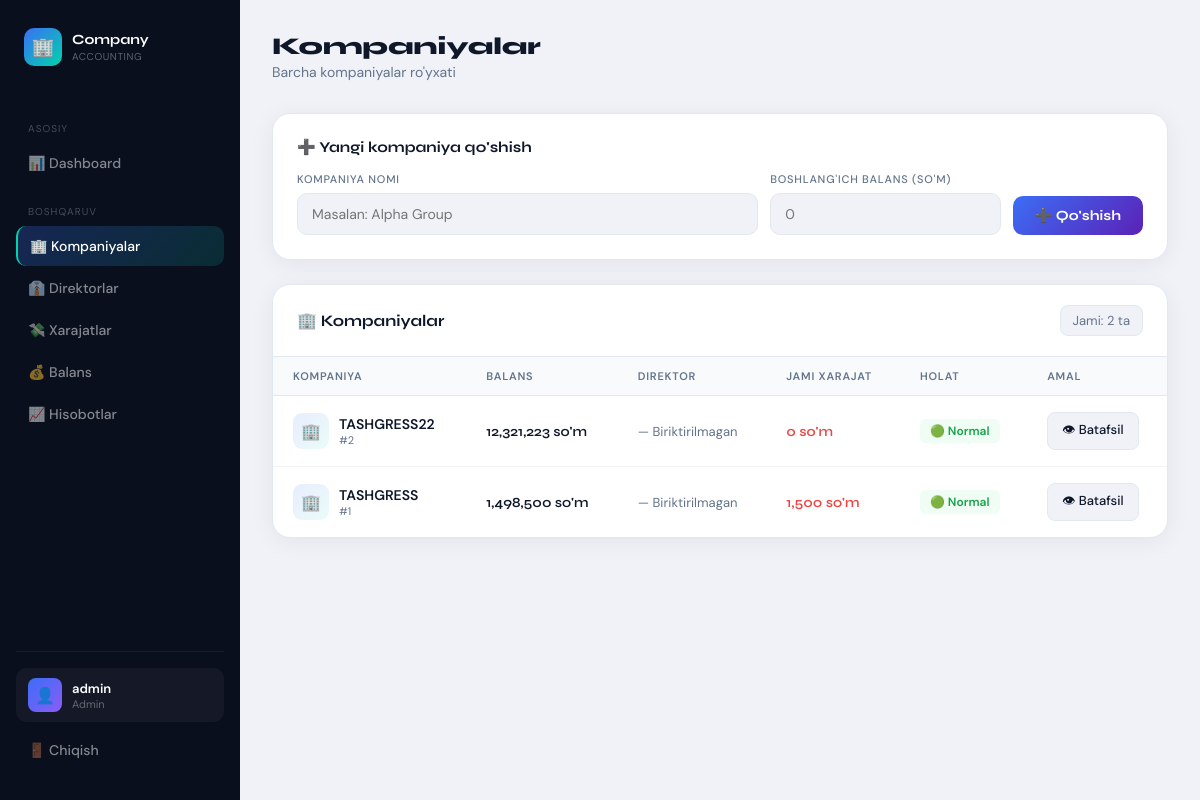
The page /admin/companies (signed in) on the database as committed earlier.
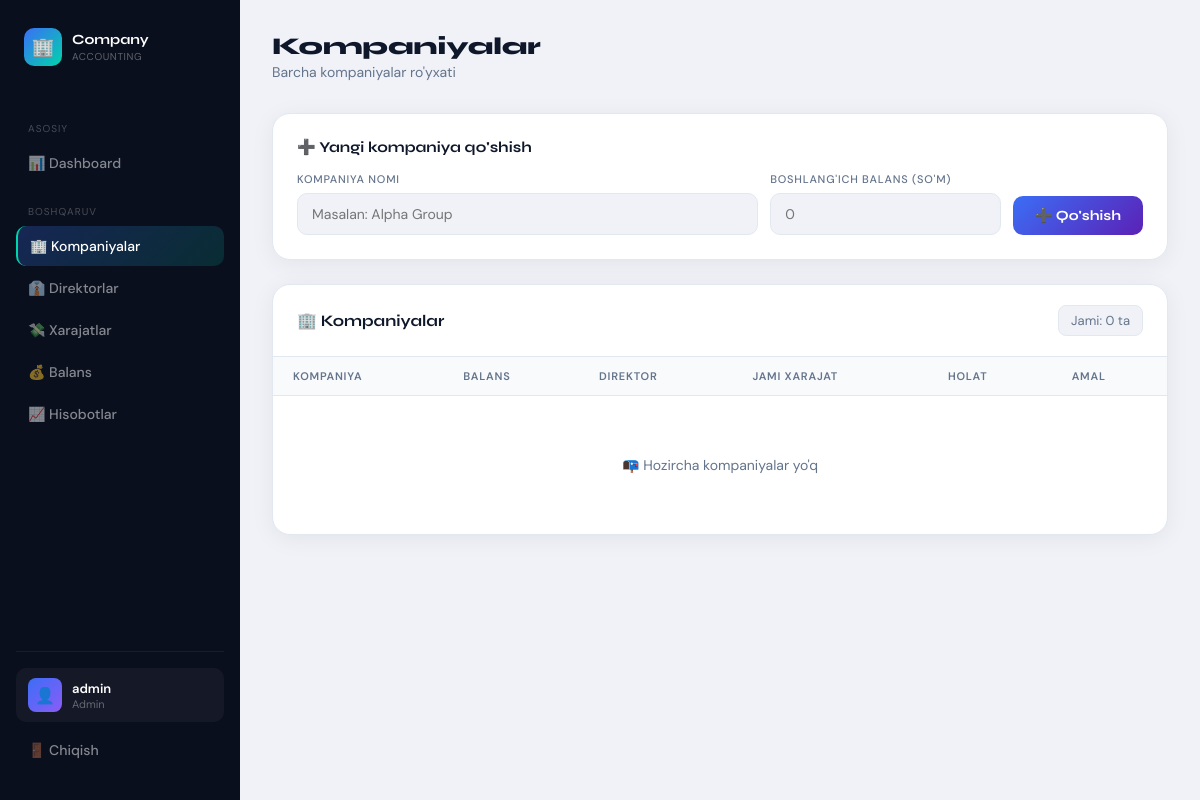
The same page on the database as committed later.
### tables this page shows
CREATE TABLE companies (
        id INTEGER PRIMARY KEY AUTOINCREMENT,
        name TEXT,
        balance INTEGER DEFAULT 0,
        created_at TEXT
    );

### app.py (the view, shortened to what this page needs)
@app.route("/admin/companies", methods=["GET", "POST"])
def admin_companies():
    if session.get("role") != "admin":
        return "Ruxsat yo'q ❌"
    conn = get_db()
    c = conn.cursor()
    c.execute("""
        SELECT
            c.id,
            c.name,
            c.balance,
            u.username AS director,
            IFNULL(SUM(e.amount), 0) AS total_expense
        FROM companies c
        LEFT JOIN users u ON u.company_id = c.id AND u.role = 'director'
        LEFT JOIN expenses e ON e.company_id = c.id
        GROUP BY c.id
        ORDER BY c.id DESC
    """)
    companies = c.fetchall()
    conn.close()
    return render_template("admin_companies.html", companies=companies)

### app.py (called while the page is built)
def get_db():
    conn = sqlite3.connect("users.db")
    conn.row_factory = sqlite3.Row
    return conn

@app.context_processor
def inject_notifications():
    return {
        "notifications": [],
        "last_expense": session.get("last_expense")
    }

### templates/admin_companies.html (shortened to what this page needs)
<!DOCTYPE html>
<html lang="uz">
<head>
</head>
<body>
<aside class="sidebar">
    <div class="sidebar-logo">
        <div class="icon">🏢</div>
        <div class="brand">Company <span>Accounting</span></div>
    </div>
    <div class="nav-section">Asosiy</div>
    <a href="{{ url_for('dashboard') }}">📊 Dashboard</a>
    <div class="nav-section">Boshqaruv</div>
    <a href="{{ url_for('admin_companies') }}" class="active">🏢 Kompaniyalar</a>
    <a href="{{ url_for('admin_directors') }}">👔 Direktorlar</a>
    <a href="{{ url_for('admin_expenses') }}">💸 Xarajatlar</a>
    <a href="{{ url_for('admin_balances') }}">💰 Balans</a>
    <a href="{{ url_for('admin_reports') }}">📈 Hisobotlar</a>
    <div class="sidebar-bottom">
        <div class="user-badge">
            <div class="user-avatar">👤</div>
            <div class="user-info">
                <div class="name">{{ session.get("user") }}</div>
                <div class="role">Admin</div>
            </div>
        </div>
        <a href="{{ url_for('logout') }}" style="margin-top:8px;">🚪 Chiqish</a>
    </div>
</aside>
<main class="main">
    <div class="topbar">
        <div class="page-title">
            Kompaniyalar
            <span>Barcha kompaniyalar ro'yxati</span>
        </div>
    </div>
    <div class="add-card">
        <div class="add-card-title">➕ Yangi kompaniya qo'shish</div>
        <form method="POST" class="add-form">
            <div class="field">
                <label>Kompaniya nomi</label>
                <input type="text" name="name" placeholder="Masalan: Alpha Group" required>
            </div>
            <div class="field">
                <label>Boshlang'ich balans (so'm)</label>
                <input type="number" name="balance" placeholder="0" required min="0">
            </div>
            <button type="submit" class="btn-add">➕ Qo'shish</button>
        </form>
    </div>
    <div class="table-card">
        <div class="table-header">
            <div class="table-title">🏢 Kompaniyalar</div>
            <div class="total-badge">Jami: {{ companies | length }} ta</div>
        </div>
        <table>
            <thead>
                <tr>
                    <th>Kompaniya</th>
                    <th>Balans</th>
                    <th>Direktor</th>
                    <th>Jami xarajat</th>
                    <th>Holat</th>
                    <th>Amal</th>
                </tr>
            </thead>
            <tbody>
                {% for c in companies %}
                <tr>
                    <td>
                        <div class="company-name-cell">
                            <div class="company-icon">🏢</div>
                            <div>
                                <div style="font-weight:600;">{{ c.name }}</div>
                                <div class="company-id">#{{ c.id }}</div>
                            </div>
                        </div>
                    </td>
                    <td><span class="money balance">{{ "{:,}".format(c.balance) }} so'm</span></td>
                    <td>
                        {% if c.director %}
                            <span class="director-chip">👤 {{ c.director }}</span>
                        {% else %}
                            <span class="no-director">— Biriktirilmagan</span>
                        {% endif %}
                    </td>
                    <td><span class="money expense">{{ "{:,}".format(c.total_expense) }} so'm</span></td>
                    <td>
                        {% if c.balance <= 0 %}
                            <span class="badge danger">🔴 Xavfli</span>
                        {% elif c.balance < 100000 %}
                            <span class="badge danger">🟡 Past</span>
                        {% else %}
                            <span class="badge success">🟢 Normal</span>
                        {% endif %}
                    </td>
                    <td>
                        <a href="{{ url_for('admin_company_detail', company_id=c.id) }}" class="btn-detail">
                            👁 Batafsil
                        </a>
                    </td>
                </tr>
                {% else %}
                <tr class="empty-row">
                    <td colspan="6">📭 Hozircha kompaniyalar yo'q</td>
                </tr>
                {% endfor %}
            </tbody>
        </table>
    </div>
</main>
</body>
</html>

Rows that differ between the two databases and show on the page:
removed companies: name "TASHGRESS22", id "2", balance "12,321,223", total_expense "0", shows "🟢 Normal"
removed companies: name "TASHGRESS", id "1", balance "1,498,500", total_expense "1,500", shows "🟢 Normal"
Other text that changed with them:
{{ companies | length }}: "2" → "0"
text now shown: "📭 Hozircha kompaniyalar yo'q"
